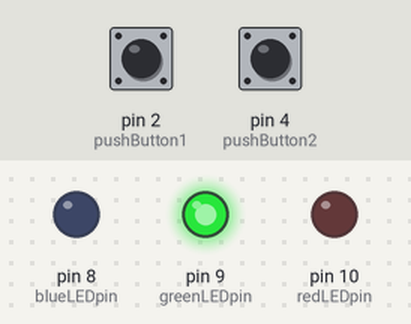
Bench run of a sketch on a simulated Arduino Uno, built with avr-gcc and run on an emulated ATmega328P. On the bench: output pins drawn as LEDs (lit = HIGH). The inputs (shaded band) are chosen by the test bench; at power-on: pin 2 (pushButton1) LOW, pin 4 (pushButton2) LOW.

Above: at 1.2 s.
1.3 s: pin 2 (pushButton1) pulled HIGH for 0.15 s
At 1.37 s:
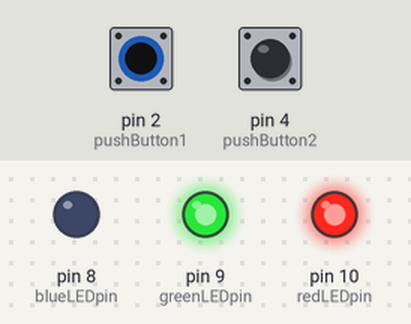
2.9 s: pin 2 (pushButton1) pulled HIGH for 3.2 s
At 7.1 s:
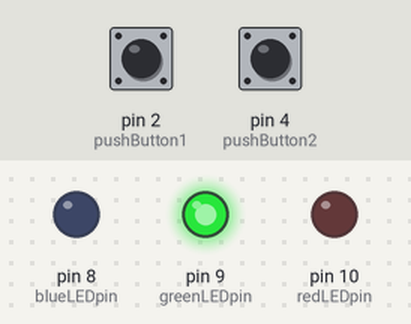
7.6 s: pin 4 (pushButton2) pulled HIGH for 3.2 s
At 8.3 s:
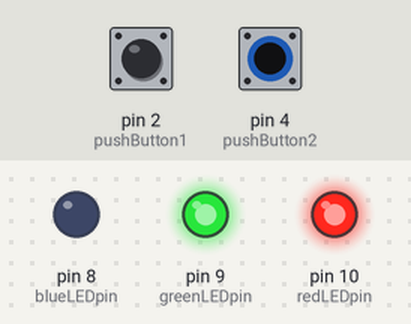
12.3 s: pin 2 (pushButton1) driven HIGH and pin 4 (pushButton2) driven HIGH
At 13.0 s:
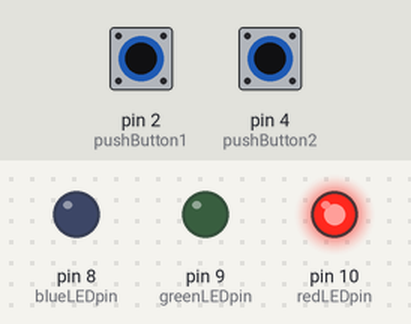
Timing chart, 0 to 14.8 s (numbered marks = the images above; inputs shaded):
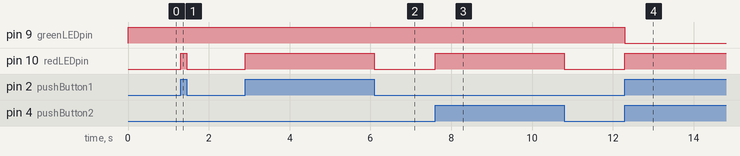

The sketch:

arduino_miniProject_Problem3.ino
```cpp
/*------------------------------------------------------------------------------------
arduino_miniProject_Problem3.ino

Reads the status of a switchs attached to pins 2 and 4
The states of a multi-color LED are set according to:
  * Green if no buttons pressed
  * Yellow is a single button is pressed
  * Red if both buttons are pressed

Created: 9/13/13 - Joshua Vaughan - joshua.vaughan@louisiana.edu

Modified:
  *
------------------------------------------------------------------------------------*/

// Pin declarations
int pushButton1 = 2;      // pin 2 has a pushbutton attached to it.
int pushButton2 = 4;      // pin 4 has a pushbutton attached to it.
int blueLEDpin = 8;       // The blue lead of the LED is attached to pin 8
int greenLEDpin = 9;      // The green lead of the LED is attached to pin 9
int redLEDpin = 10;       // The red lead of the LED is attached to pin 10

// Global variables
int blueLEDstate = LOW;             // current state of the blue LED, off initially
int greenLEDstate = HIGH;           // current state of the green LED, on initially
int redLEDstate = LOW;              // current state of the red LED, off initially


// This is always run once when the sketch starts
void setup() {
  // initialize serial communication at 9600 bits per second - for debugging
  Serial.begin(9600);

  // Remember that the digital pins can be in or out, so...
  pinMode(pushButton1, INPUT);       // define the button1 digital pin as an INPUT
  pinMode(pushButton2, INPUT);       // define the button2 digital pin as an INPUT
  pinMode(blueLEDpin, OUTPUT);       // define blue LED pin as OUTPUT
  pinMode(greenLEDpin, OUTPUT);      // define green LED pin as OUTPUT
  pinMode(redLEDpin, OUTPUT);        // define red LED pin as OUTPUT
}

// the loop routine runs over and over again forever:
void loop() {

  // read the value of the two pushbuttons
  int currStateButton1 = digitalRead(pushButton1);
  int currStateButton2 = digitalRead(pushButton2);


  if (currStateButton1 && currStateButton2){

    digitalWrite(redLEDpin,HIGH);       // Turn on the red LED
    digitalWrite(greenLEDpin,LOW);      // Turn off the green LED
    digitalWrite(blueLEDpin,LOW);       // Turn off the blue LED

    // Uncomment for debugging
    // Serial.println("Both Buttons Pressed");
   }
   else if (currStateButton1 || currStateButton2){

     // Set the Red & Green LED Ons - Their combo makes yellow
     digitalWrite(redLEDpin,HIGH);     // Turn on the red LED
     digitalWrite(greenLEDpin,HIGH);   // Turn on the green LED

     // Uncomment for debugging
     // Serial.println("One Button Pressed");
   }
   else{
     digitalWrite(greenLEDpin,HIGH);     // Turn on the green LED
     digitalWrite(blueLEDpin,LOW);       // Turn off the blue LED
     digitalWrite(redLEDpin,LOW);        // Turn off the red LED

     // Uncomment for debugging
     // Serial.println("No Buttons Pressed");
   }
}
```

Measured:
- after the input at 1.3 s, pin 10 (redLEDpin): LOW → HIGH at once, → LOW 0.15 s later
- after the input at 2.9 s, pin 10 (redLEDpin): LOW → HIGH at once, → LOW 3.2 s later
- after the input at 7.6 s, pin 10 (redLEDpin): LOW → HIGH at once, → LOW 3.2 s later
- after the input at 12.3 s, pin 9 (greenLEDpin): HIGH → LOW at once; pin 10 (redLEDpin): LOW → HIGH at once
